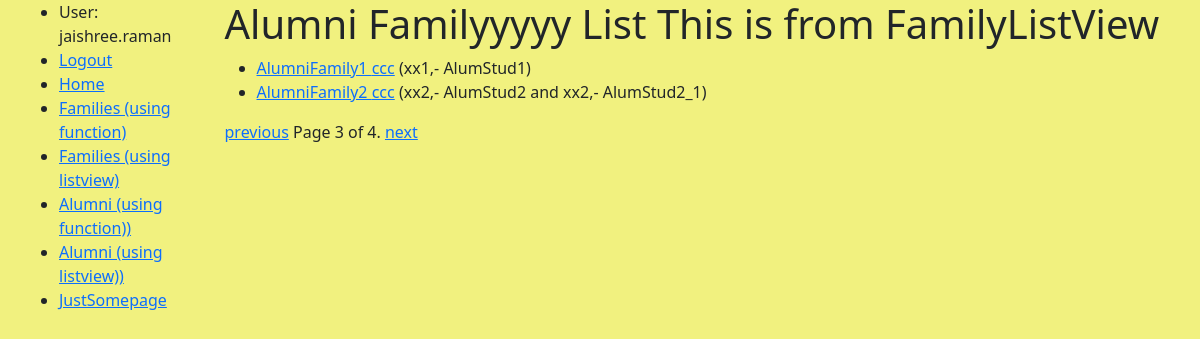
Page /jralumniarchive/familiesgc/?page=3 (signed in) on the committed database.
### jralumniarchive/models.py (models this page shows, shortened)
class AlumniFamily(models.Model):
    familyName = models.CharField(max_length=200, help_text='Enter Family Name')
    student = models.ManyToManyField(Student, help_text='Select a student for this family')
    class Meta:
        permissions = (("can_update", "Can Update Rcord"),)
    def get_absolute_url(self):
        return reverse('alumnifamily-detailgc', args=[str(self.id)])
    def display_student(self):
        return ' and  '.join(student.lnamefname for student in self.student.all()[:3])

class Student(models.Model):
    lastname = models.CharField(max_length=200, help_text='Enter Last Name')
    firstname = models.CharField(max_length=200, help_text='Enter First Name')
    nickname = models.CharField(max_length=200, help_text='Enter NickName')
    addr1 = models.CharField(max_length=200, help_text='Enter Addr Line 1')
    addr2 = models.CharField(max_length=200, help_text='Enter Addr Line 2')
    city = models.CharField(max_length=200, help_text='Enter Addr City')
    state = models.CharField(max_length=200, help_text='Enter Addr State')
    zip = models.CharField(max_length=10, help_text='Enter Addr Zip')
    birthdate = models.DateField
    phone1 = models.CharField(max_length=100, help_text='Enter Phone')
    emailaddr = models.EmailField(max_length=200, null=True)
    createdby = models.ForeignKey(settings.AUTH_USER_MODEL, on_delete=models.CASCADE,null=True)
    created_date = models.DateTimeField(default=timezone.now, blank=True, null=True)
    verified_date = models.DateTimeField(blank=True, null=True)
    @property
    def lnamefname(self):
        return "%s,- %s" % (self.lastname, self.firstname)

### jralumniarchive/views.py (the view)
# urls.py: path('familiesgc/', views.FamilyListView.as_view(), name='familiesgc'),
class FamilyListView(LoginRequiredMixin,ListView):
    model = AlumniFamily
    template_name = "viewshtmls/alumnifamily_list.html"
    paginate_by = 2
    redirect_field_name = 'redirect_to'
    def get_queryset(self):
        return AlumniFamily.objects.all()
    def get_context_data(self, **kwargs):
        context = super(FamilyListView, self).get_context_data(**kwargs)
        context['additional_data'] = 'This is from FamilyListView'
        return context

### jralumniarchive/templates/viewshtmls/alumnifamily_list.html (shortened to what this page needs)
{% extends 'viewshtmls/base.html' %}
{% block content %}
  <h1>Alumni Familyyyyy List {{additional_data}}</h1>
  {% if alumnifamily_list %}
  <ul>
    {% for AlumniFamily in alumnifamily_list %}
        {% if "FamilyListView" in additional_data %}
            <li>
                <a href="{{ AlumniFamily.get_absolute_url }}">{{ AlumniFamily.familyName }} ccc</a> ({{AlumniFamily.display_student}})
            </li>
        {% endif %}
    {% endfor %}
  </ul>
  {% else %}
    <p>There are no families in the table.</p>
  {% endif %}
{% endblock %}

### jralumniarchive/templates/viewshtmls/base.html (shortened to what this page needs)
<!DOCTYPE html>
<html lang="en">
<head>
  <link href="https://cdn.jsdelivr.net/npm/bootstrap@5.1.3/dist/css/bootstrap.min.css" rel="stylesheet">
  {% load static %}
  <link rel="stylesheet" href="{% static 'css/styles.css' %}">
</head>
<body >
  <div class="container-fluid">
    <div class="row">
      <div class="col-sm-2">
      {% block sidebar %}
        <ul class="sidebar-nav">
             {% if user.is_authenticated %}
                <li>User: {{ user.get_username }}</li>
                <li><a href="{% url 'logout' %}?next={{ request.path }}">Logout</a></li>
            {% else %}
                <li><a href="{% url 'login' %}?next={{ request.path }}">Login</a></li>
            {% endif %}
            <li><a href="{% url 'dashboard' %}">Home</a></li>
            <li><a href="{% url 'familiesf' %}">Families (using function) </a></li>
            <li><a href="{% url 'familiesgc' %}">Families (using listview) </a></li>
            <li><a href="{% url 'studentsf' %}">Alumni (using function))</a></li>
           <li><a href="{% url 'studentsgc' %}">Alumni (using listview))</a></li>
            <li><a href="{% url 'justsomepage' %}">JustSomepage</a></li>
        </ul>
     {% endblock %}
      </div>
      <div class="col-sm-10 ">{% block content %}{% endblock %}
          {% block pagination %}
    {% if is_paginated %}
        <div class="pagination">
            <span class="page-links">
                {% if page_obj.has_previous %}
                    <a href="{{ request.path }}?page={{ page_obj.previous_page_number }}">previous</a>
                {% endif %}
                <span class="page-current">
                    Page {{ page_obj.number }} of {{ page_obj.paginator.num_pages }}.
                </span>
                {% if page_obj.has_next %}
                    <a href="{{ request.path }}?page={{ page_obj.next_page_number }}">next</a>
                {% endif %}
            </span>
        </div>
    {% endif %}
  {% endblock %}
      </div>
    </div>
  </div>
</body>
</html>

### jralumniarchive/static/css/styles.css (style rules this page uses)
body { background-color: rgb(241, 241, 127); padding-left: 15px; }

### rows in the picture
AlumniFamily: familyName "AlumniFamily1", display_student "xx1,- AlumStud1"
AlumniFamily: familyName "AlumniFamily2", display_student "xx2,- AlumStud2 and xx2,- AlumStud2_1"

### other values in the picture
{{ user.get_username }} "jaishree.raman"
{{ page_obj.number }} "3"
{{ page_obj.paginator.num_pages }} "4"
